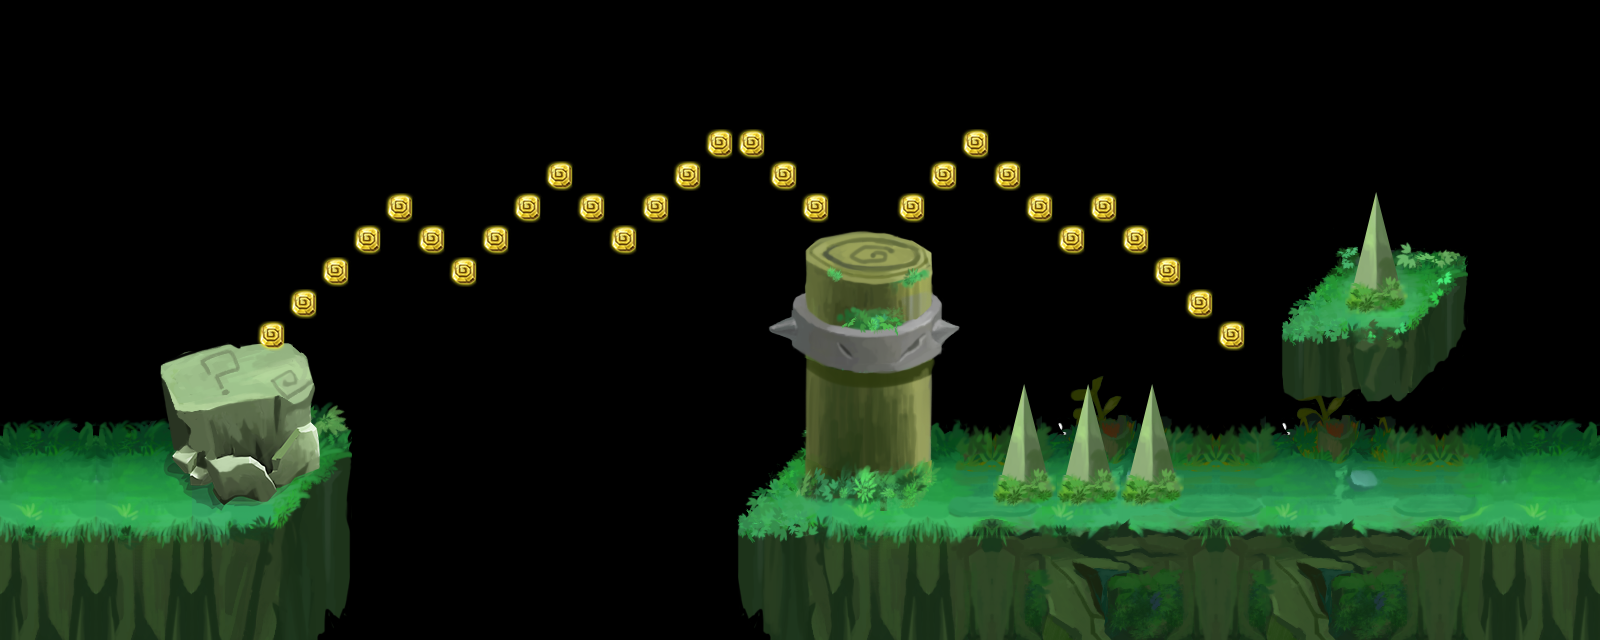

Tiled map render using the project's own tile images. Description and the map definition, with tile-layer contents summarised, below:
An orthogonal 50x20 tile map with 32x32 px tiles, 5 tile layers (root_2, root_1, rock_2, rock_1, ...), 5 tilesets and 3 objects.

<map version="1.0" orientation="orthogonal" renderorder="right-down" width="50" height="20" tilewidth="32" tileheight="32">
 <tileset firstgid="1" source="caodi.tsx" />
 <tileset firstgid="49" source="gold.tsx" />
 <tileset firstgid="52" source="map1.tsx" />
 <tileset firstgid="1014" source="zhangai3.tsx" />
 <tileset firstgid="1278" source="zhongdian.tsx" />
 <layer name="root_2" width="50" height="20">
  <data>[1000 cells, 0 non-empty, 0 distinct tile ids]</data>
 </layer>
 <layer name="root_1" width="50" height="20">
  <data>[1000 cells, 303 non-empty, 177 distinct tile ids]</data>
 </layer>
 <layer name="rock_2" width="50" height="20">
  <data>[1000 cells, 36 non-empty, 36 distinct tile ids]</data>
 </layer>
 <layer name="rock_1" width="50" height="20">
  <data>[1000 cells, 116 non-empty, 92 distinct tile ids]</data>
 </layer>
 <layer name="jewel" width="50" height="20">
  <data>[1000 cells, 29 non-empty, 1 distinct tile ids]</data>
 </layer>
 <objectgroup name="enemy_1">
  <object x="1536" y="482.667">
   <ellipse />
  </object>
 </objectgroup>
 <objectgroup name="enemy_2">
  <object x="464" y="351.667">
   <ellipse />
  </object>
  <object x="623.667" y="352.333">
   <ellipse />
  </object>
 </objectgroup>
</map>
